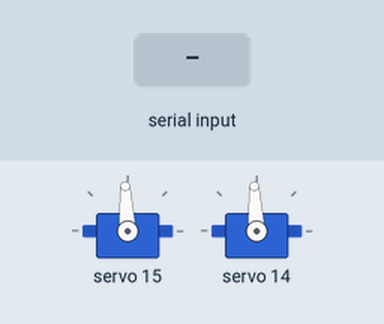
The sketch below on a simulated Arduino Uno, built with avr-gcc and run on an emulated ATmega328P. Parts: 2 × servo. The test bench sets the inputs (shaded band). What the sketch prints to the serial monitor is not drawn.

Above: at 1.2 s.
1.3 s: "A" received over Serial
At 2.3 s:
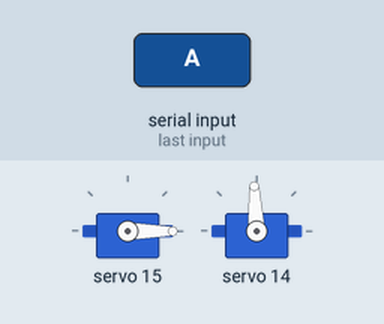
2.8 s: "D" received over Serial
At 3.4 s:
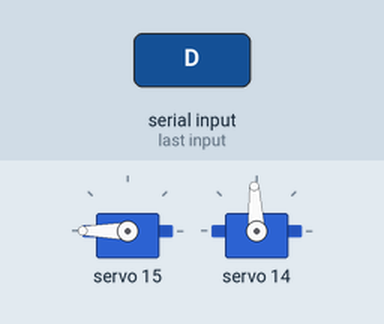
4.3 s: "L" received over Serial
At 5.5 s:
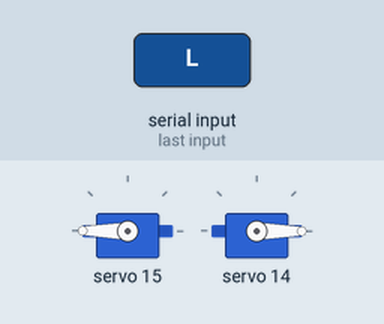
5.8 s: "R" received over Serial
At 6.9 s:
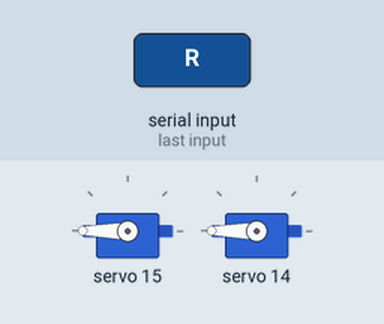
7.3 s: "M" received over Serial
At 8.0 s:
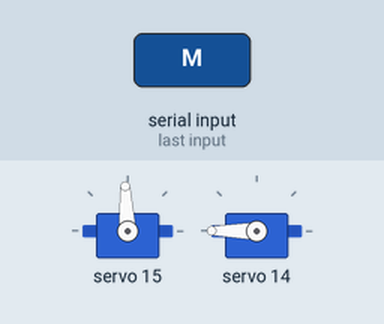
8.8 s: "A" received over Serial
At 9.2 s:
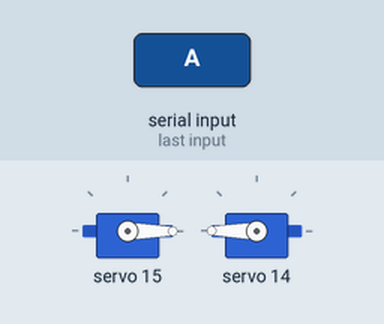
Timing chart, 0 to 11.3 s (numbered marks = the images above; inputs shaded):
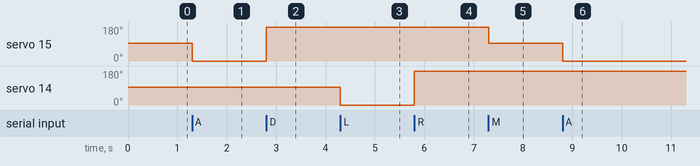

Measured:
- after the input at 1.3 s, servo 15: 93° → 0° at once
- after the input at 2.8 s, servo 15: 0° → 180° at once
- after the input at 4.3 s, servo 14: 93° → 0° at once
- after the input at 5.8 s, servo 14: 0° → 180° at once
- after the input at 7.3 s, servo 15: 180° → 93° at once
- after the input at 8.8 s, servo 15: 93° → 0° at once

The sketch:

arduino.ino
```cpp
#include <Wire.h>
#include <Adafruit_PWMServoDriver.h>

Adafruit_PWMServoDriver pwm = Adafruit_PWMServoDriver();

#define SERVO_1 15  // Servo voor de tank-body
#define SERVO_2 14  // Servo voor het kanon

#define SERVO_MIN 102  // Pulsbreedte voor 0°
#define SERVO_MAX 512  // Pulsbreedte voor 180°

void setup() {
  Serial.begin(115200);
  pwm.begin();
  pwm.setPWMFreq(50);

  // Bereken de pulsbreedte voor 90°
  int servo_center = (SERVO_MIN + SERVO_MAX) / 2;

  // Plaats beide servomotoren op 90°
  pwm.setPWM(SERVO_1, 0, servo_center);
  pwm.setPWM(SERVO_2, 0, servo_center);

  Serial.println("Servos staan nu op 90°.");
}
void loop() {
  if (Serial.available()) {
    char command = Serial.read();
    Serial.print("📡 Ontvangen: ");
    Serial.println(command);

    if (command == 'A') {  // Beweeg tank-body links
      pwm.setPWM(SERVO_1, 0, SERVO_MIN);
    } else if (command == 'D') {  // Beweeg tank-body rechts
      pwm.setPWM(SERVO_1, 0, SERVO_MAX);
    } else if (command == 'L') {  // Draai kanon naar links
      pwm.setPWM(SERVO_2, 0, SERVO_MIN);
    } else if (command == 'R') {  // Draai kanon naar rechts
      pwm.setPWM(SERVO_2, 0, SERVO_MAX);
    } else if (command == 'M') {  // Stop de tank-body
      pwm.setPWM(SERVO_1, 0, (SERVO_MIN + SERVO_MAX) / 2);
    }
  }
}
```

main.cpp
```cpp
//test sketch niet van toepassing
#include <Wire.h>
#include <Adafruit_PWMServoDriver.h>

Adafruit_PWMServoDriver pwm = Adafruit_PWMServoDriver();

#define SERVO_1 15
#define SERVO_2 14

#define SERVO_MIN 102
#define SERVO_MAX 512

void setup() {
  Serial.begin(115200);
  pwm.begin();
  pwm.setPWMFreq(50);
}

void loop() {
  if (Serial.available()) {
    char command = Serial.read();
    Serial.print("📩 Ontvangen: ");
    Serial.println(command);

    if (command == 'A') {
      pwm.setPWM(SERVO_1, 0, SERVO_MIN);
      Serial.println("🚀 Tank beweegt naar links (A)");
    } else if (command == 'D') {
      pwm.setPWM(SERVO_1, 0, SERVO_MAX);
      Serial.println("🚀 Tank beweegt naar rechts (D)");
    } else if (command == 'L') {
      pwm.setPWM(SERVO_2, 0, SERVO_MIN);
      Serial.println("🎯 Kanon draait naar links (L)");
    } else if (command == 'R') {
      pwm.setPWM(SERVO_2, 0, SERVO_MAX);
      Serial.println("🎯 Kanon draait naar rechts (R)");
    }
  }
}
```

testsketch.cpp
```cpp
//sketch om te testen of de servo's werken
#include <Wire.h>
#include <Adafruit_PWMServoDriver.h>

Adafruit_PWMServoDriver pwm = Adafruit_PWMServoDriver();

#define SERVO_BODY 14
#define SERVO_GUN  15

#define SERVO_MIN 102
#define SERVO_MAX 512
#define SERVO_MID ((SERVO_MIN + SERVO_MAX) / 2)

void setup() {
    Serial.begin(115200);
    pwm.begin();
    pwm.setPWMFreq(50);
    delay(10);

    Serial.println("🔧 Servo Test Start");
    pwm.setPWM(SERVO_BODY, 0, SERVO_MID);
    pwm.setPWM(SERVO_GUN, 0, SERVO_MID);
}

void loop() {
    Serial.println("🚀 Beweegt naar links...");
    pwm.setPWM(SERVO_BODY, 0, SERVO_MIN);
    delay(2000);

    Serial.println("🚀 Beweegt naar rechts...");
    pwm.setPWM(SERVO_BODY, 0, SERVO_MAX);
    delay(2000);

    Serial.println("🎯 Kanon naar links...");
    pwm.setPWM(SERVO_GUN, 0, SERVO_MIN);
    delay(2000);

    Serial.println("🎯 Kanon naar rechts...");
    pwm.setPWM(SERVO_GUN, 0, SERVO_MAX);
    delay(2000);

    Serial.println("🏁 Terug naar midden...");
    pwm.setPWM(SERVO_BODY, 0, SERVO_MID);
    pwm.setPWM(SERVO_GUN, 0, SERVO_MID);
    delay(2000);
}
```
